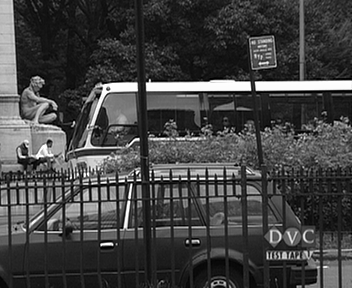
%> input picture lab2/bus0010.png, 352 x 288 px
$ octave esequence.m   (GNU Octave 9; MATLAB toolbox functions it lacks are replaced by stand-ins)
%> lines starting %> are read from the running program, lines starting %| are printed output that depends on the picture; long printed decimals are rounded
### lab2/calc_entropy.m
function H = calc_entropy(I)
% function CALC_ENTROPY computes the entropy of a grey image
% return the computed value

A = zeros(1, 256); % absolute occurence
[m, n] = size(I);

% count absolute occurence
for i=1:m
    for j=1:n
        A(I(i,j)+1) = A(I(i,j)+1) + 1;
    end
end

% compute relative occurence
L = A > 0;
R = A(L)/(m*n);

I = -log2(R); % compute self information
H = sum(R.*I); % compute entropy

### lab2/esequence.m
% load 2 images
I1 = imread('bus0010.png');
%> I1 is the input picture: size 288x352 uint8; min 0, max 255, mean 67.4
I2 = imread('bus0011.png');
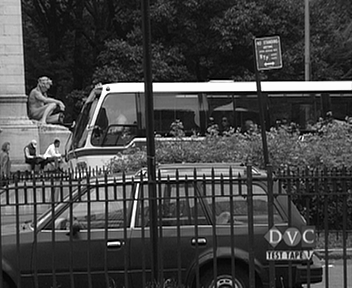
%> input picture lab2/bus0011.png, 352 x 288 px
%> I2 is the input picture: size 288x352 uint8; min 0, max 255, mean 68.7

% compute image difference
I3 = I2 - I1;
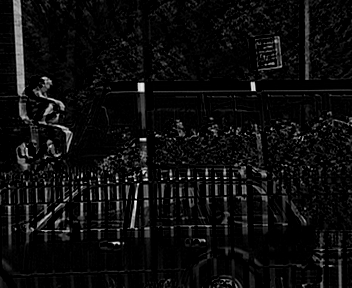
%> I3: size 288x352 uint8; min 0, max 254, mean 13

% compute entropy of 3 images
H1 = calc_entropy(I1);
%> after the loop in calc_entropy, `for i=1:m`: A = 256 values, max 2294 at index 25, min 0 at index 256, mean 396
%> in calc_entropy, `L = A > 0;`: L = 256 logical values, 255 true
%> in calc_entropy, `R = A(L)/(m*n);`: R = 255 values, max 0.0226 at index 25, min 8.88e-05 at index 240, mean 0.00392
%> in calc_entropy, `I = -log2(R);`: I = 255 values, max 13.46 at index 240, min 5.47 at index 25, mean 9.02
%> in calc_entropy, `H = sum(R.*I);`: H = 7.16
%> H1 = 7.16
H2 = calc_entropy(I2);
%> H2 = 7.18
H3 = calc_entropy(I3);
%> H3 = 3.86

% display the result
fprintf('H1 = %g, H2 = %g, H3 = %g\n', H1, H2, H3);
%| H1 = 7.156, H2 = 7.183, H3 = 3.864
imshow(I3);
